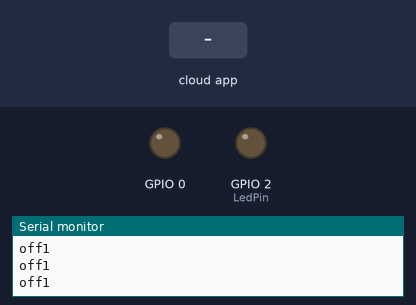
Recording of a sketch running on a simulated ESP8266 (NodeMCU). Parts: output pins drawn as LEDs (lit = HIGH), the last lines printed to the serial monitor. The test bench sets the inputs (shaded band). WiFi joins after 1.5 s; servers stay silent unless stated; the Firebase database answers and starts empty.

Above: at 2.7 s.
2.8 s: the phone or cloud app sets Led1Status to 1
At 4.0 s:
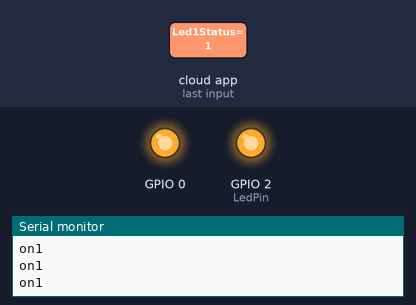
4.3 s: the phone or cloud app sets Led1Status to 0
At 5.4 s:
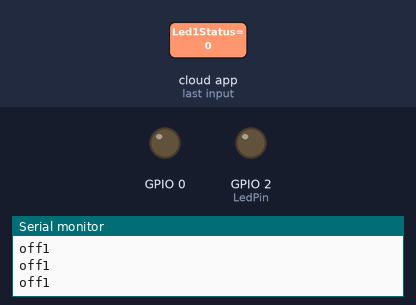
Timing chart, 0 to 7.3 s (numbered marks = the images above; inputs shaded):
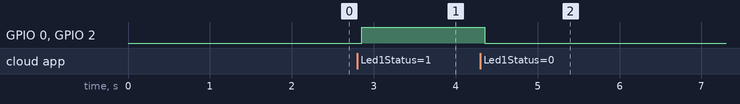

Measured:
- after the input at 2.8 s, GPIO 0, GPIO 2 (LedPin): LOW → HIGH after 0.05 s
- after the input at 4.3 s, GPIO 0, GPIO 2 (LedPin): HIGH → LOW after 0.06 s

The sketch:

ESP8266_Arduino_respaldo.ino
```cpp
#include <ESP8266WiFi.h>
#include <FirebaseESP8266.h>

#define WIFI_SSID "TP-Link_6070" // your wifi SSID
#define WIFI_PASSWORD "84867988" //your wifi PASSWORD

#define LedPin 2         // pin d0 as toggle pin
#define FIREBASE_HOST "esp32-1-eeafc-default-rtdb.firebaseio.com" // change here
#define FIREBASE_AUTH "mCoEtvu3R1BJoeiixKE5dbohGvnTGl4C2aH2d6mY"// change here
FirebaseData firebaseData;

void setup ()
{
  pinMode(LedPin, OUTPUT);
  pinMode(0, OUTPUT);
  Serial.begin(115200);
  // connect to wifi.
  WiFi.begin(WIFI_SSID, WIFI_PASSWORD);
  Serial.print("connecting");
  while (WiFi.status() != WL_CONNECTED) {
    Serial.print(".");
    delay(500);
  }
  Serial.println();
  Serial.print("connected: ") ;
  Serial.println(WiFi.localIP());
  Firebase.begin(FIREBASE_HOST, FIREBASE_AUTH);
  Firebase.reconnectWiFi(true);
}
void loop (){
 if(Firebase.getString(firebaseData, "/Led1Status")){
    String ledstatus1 = firebaseData.stringData();
    if(ledstatus1.toInt() == 1){
      Serial.println("on1");
        digitalWrite(LedPin,1);
        digitalWrite(0,1);
    }
    else {
      Serial.println("off1");
        digitalWrite(LedPin,0);
        digitalWrite(0,0);
    }
 }
}
```
